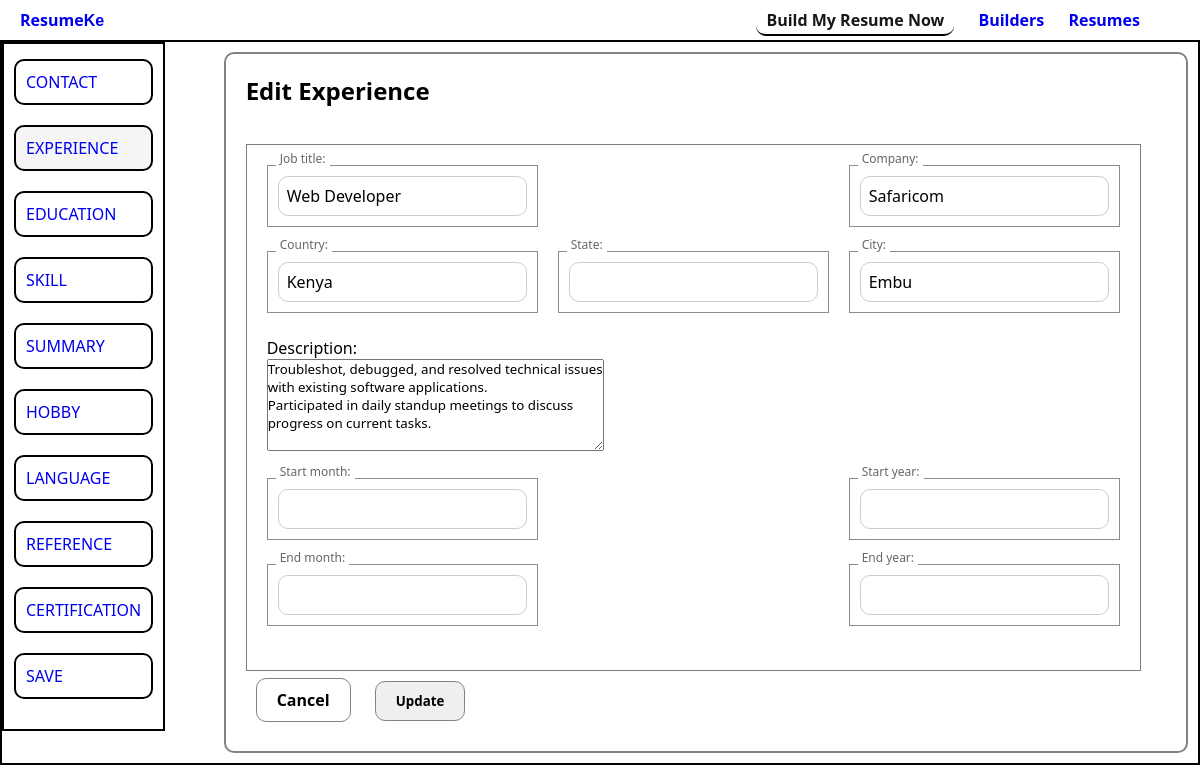
The app's page /client/experience/5/ (signed in) with its own data.
### client/models.py (models this page shows, shortened)
class Experience(models.Model):
    client = models.ForeignKey(Client, on_delete=models.CASCADE)
    job_title = models.CharField(max_length=100, default='')
    company = models.CharField(max_length=100, default='')
    country = models.CharField(max_length=15, default='')
    state = models.CharField(max_length=100, null=True, blank=True)
    city = models.CharField(max_length=100, default='')
    start_month = models.CharField(max_length=100, null=True, blank=True)
    start_year = models.CharField(max_length=100, null=True, blank=True)
    end_month = models.CharField(max_length=100, null=True, blank=True)
    end_year = models.CharField(max_length=100, null=True, blank=True)
    description = models.TextField(null=True, blank=True)

### client/views.py (the view)
# urls.py: path('experience/<int:pk>/', edit_experience, name="edit_experience"),
@login_required
def edit_experience(request, pk):
    experience = get_object_or_404(Experience, pk=pk, client__user=request.user)
    if request.method == 'POST':
        edit_experience_form = ExperienceForm(request.POST, instance=experience)
        if edit_experience_form.is_valid():
            edit_experience_form.save()
            return redirect("client:client_experience_page")
    else:
        edit_experience_form = ExperienceForm(instance=experience)
    return render(request, "experience/edit.html", {
        "edit_experience_form":edit_experience_form,
    })

### client/forms.py
class ExperienceForm(forms.ModelForm):
    class Meta:
        model = Experience
        fields = ("job_title", "company", "country", "state", "city", "start_month", "start_year", "end_month","end_year", "description")
        widgets = {
            'description': forms.Textarea(attrs={'rows': 5}),
        }

### client/templates/experience/edit.html (shortened to what this page needs)
{% extends "base.html" %}
{% block head %}
    {% load static %}
    <link rel="stylesheet" href="{% static 'css/builder/input.css' %}">
{% endblock head %}
{% block body %}
<div class="input-page">
    {% include "left-navbar.html" with active_page="experience" %}
    {% if edit_experience_form %}
        <form method="post" action="{% url 'client:edit_experience' edit_experience_form.instance.pk %}" class="experience-section right-side">
            <h2>Edit Experience</h2>
            <br>
            <div class="input-div">
                <div class="center">
                    <div class="form-group">
                        {{ edit_experience_form.job_title }}
                        <span class="placeholder">{{ edit_experience_form.job_title.label_tag }}</span>
                    </div>
                    <div class="form-group">
                        {{ edit_experience_form.company }}
                        <span class="placeholder">{{ edit_experience_form.company.label_tag }}</span>
                    </div>
                </div>
                <div class="center">
                    <div class="form-group">
                        {{ edit_experience_form.country }}
                        <span class="placeholder">{{ edit_experience_form.country.label_tag }}</span>
                    </div>
                    <div class="form-group">
                        {{ edit_experience_form.state }}
                        <span class="placeholder">{{ edit_experience_form.state.label_tag }}</span>
                    </div>
                    <div class="form-group">
                        {{ edit_experience_form.city }}
                        <span class="placeholder">{{ edit_experience_form.city.label_tag }}</span>
                    </div>
                </div>
                {{ edit_experience_form.description.label_tag }}<br>
                {{ edit_experience_form.description }}
                <br><br>
                <div class="center">
                    <div class="form-group">
                        {{ edit_experience_form.start_month }}
                        <span class="placeholder">{{ edit_experience_form.start_month.label_tag }}</span>
                    </div>
                    <div class="form-group">
                        {{ edit_experience_form.start_year }}
                        <span class="placeholder">{{ edit_experience_form.start_year.label_tag }}</span>
                    </div>
                </div>
                <div class="center">
                    <div class="form-group">
                        {{ edit_experience_form.end_month }}
                        <span class="placeholder">{{ edit_experience_form.end_month.label_tag }}</span>
                    </div>
                    <div class="form-group">
                        {{ edit_experience_form.end_year }}
                        <span class="placeholder">{{ edit_experience_form.end_year.label_tag }}</span>
                    </div>
                </div>
            </div>
            <div class="button-div center">
                <a href="{% url 'client:client_experience_page' %}" class="cancel-btn">Cancel</a>
                <button type="submit">Update</button>
            </div>
        </form>
    {% endif %}
</div>
{% endblock body %}

### static/css/builder/base.css (style rules this page uses)
* { margin: 0; padding: 0; box-sizing: border-box; font-family: 'Segoe UI', Tahoma, Geneva, Verdana, sans-serif; }
#app { background-color: FFFDFA; }

### static/css/builder/input.css (style rules this page uses)
.input-page { border: 2px solid #000000; display: flex; justify-content: space-between; }
.input-page .right-side { border: 2px solid rgb(133, 130, 130); flex: .95; padding: 20px; margin: 10px; border-radius: 10px; }
.input-div .center { display: flex; gap: 20px; justify-content: space-between; align-items: center; }
.right-side .input-div { border: 1px solid rgb(129, 126, 126); margin-top: 15px; padding: 20px; width: fit-content; justify-content: center; }
input { padding: 10px; font-size: 20px; border-radius: 10px; margin: 10px; border: 1px solid rgb(133, 130, 130); }
.cancel-btn { text-decoration: none; color: #000000; padding: 5px 20px; }
.cancel-btn, button { padding: 10px 20px; border-radius: 10px; outline: none; border: 1px solid rgb(133, 130, 130); font-weight: 700; margin: 10px; }
.button-div { width: 100%; }
.form-group { border: 1px solid rgb(146, 138, 138); position: relative; margin-bottom: 1.5rem; }
.form-group input { padding: 0.5rem 0.5rem 0.5rem 0.5rem; font-size: 1rem; border: 1px solid #ccc; border-radius: 10px; }
.placeholder { position: absolute; top: 0.5rem; left: 0.5rem; transition: all 0.2s; pointer-events: none; color: #999; }
.form-group input:focus + .placeholder, .form-group input:not(:placeholder-shown) + .placeholder { top: -1rem; left: 0.5rem; font-size: 0.75rem; color: #666; background: white; padding: 0 0.25rem; }

### records on screen
Experience: job_title "Web Developer", company "Safaricom", country "Kenya", city "Embu", description "Troubleshot, debugged, and resolved technical issues with existing software applications. Participated in daily standup meetings to discuss progress on current tasks."

### other values on screen
{{ edit_experience_form.job_title.label_tag }} "Job title:"
{{ edit_experience_form.company.label_tag }} "Company:"
{{ edit_experience_form.country.label_tag }} "Country:"
{{ edit_experience_form.state.label_tag }} "State:"
{{ edit_experience_form.city.label_tag }} "City:"
{{ edit_experience_form.description.label_tag }} "Description:"
{{ edit_experience_form.start_month.label_tag }} "Start month:"
{{ edit_experience_form.start_year.label_tag }} "Start year:"
{{ edit_experience_form.end_month.label_tag }} "End month:"
{{ edit_experience_form.end_year.label_tag }} "End year:"
